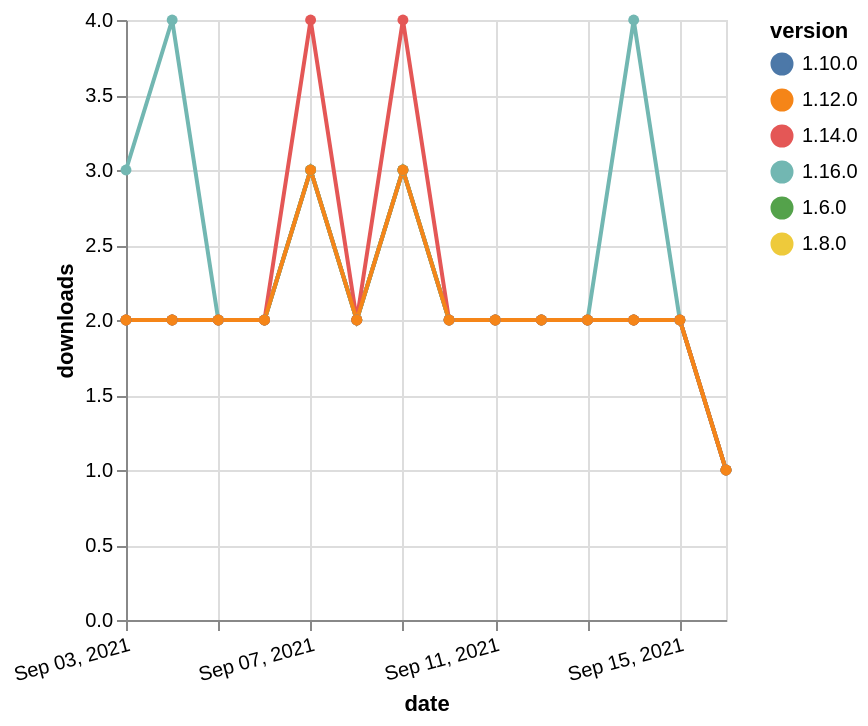

Write the Vega-Lite specification saved for this chart.
### Vega-Lite specification from a JSON file in a GitHub repository (floating-point values rounded to 4 significant figures)
{"$schema": "https://vega.github.io/schema/vega-lite/v5.json", "description": "A simple bar chart with embedded data.", "data": {"values": [{"date": "2021-09-03", "total": 2052, "delta": 2, "version": "1.6.0"}, {"date": "2021-09-04", "total": 2054, "delta": 2, "version": "1.6.0"}, {"date": "2021-09-05", "total": 2056, "delta": 2, "version": "1.6.0"}, {"date": "2021-09-06", "total": 2058, "delta": 2, "version": "1.6.0"}, {"date": "2021-09-07", "total": 2061, "delta": 3, "version": "1.6.0"}, {"date": "2021-09-08", "total": 2063, "delta": 2, "version": "1.6.0"}, {"date": "2021-09-09", "total": 2066, "delta": 3, "version": "1.6.0"}, {"date": "2021-09-10", "total": 2068, "delta": 2, "version": "1.6.0"}, {"date": "2021-09-11", "total": 2070, "delta": 2, "version": "1.6.0"}, {"date": "2021-09-12", "total": 2072, "delta": 2, "version": "1.6.0"}, {"date": "2021-09-13", "total": 2074, "delta": 2, "version": "1.6.0"}, {"date": "2021-09-14", "total": 2076, "delta": 2, "version": "1.6.0"}, {"date": "2021-09-15", "total": 2078, "delta": 2, "version": "1.6.0"}, {"date": "2021-09-16", "total": 2079, "delta": 1, "version": "1.6.0"}, {"date": "2021-09-03", "total": 1637, "delta": 2, "version": "1.8.0"}, {"date": "2021-09-04", "total": 1639, "delta": 2, "version": "1.8.0"}, {"date": "2021-09-05", "total": 1641, "delta": 2, "version": "1.8.0"}, {"date": "2021-09-06", "total": 1643, "delta": 2, "version": "1.8.0"}, {"date": "2021-09-07", "total": 1646, "delta": 3, "version": "1.8.0"}, {"date": "2021-09-08", "total": 1648, "delta": 2, "version": "1.8.0"}, {"date": "2021-09-09", "total": 1651, "delta": 3, "version": "1.8.0"}, {"date": "2021-09-10", "total": 1653, "delta": 2, "version": "1.8.0"}, {"date": "2021-09-11", "total": 1655, "delta": 2, "version": "1.8.0"}, {"date": "2021-09-12", "total": 1657, "delta": 2, "version": "1.8.0"}, {"date": "2021-09-13", "total": 1659, "delta": 2, "version": "1.8.0"}, {"date": "2021-09-14", "total": 1661, "delta": 2, "version": "1.8.0"}, {"date": "2021-09-15", "total": 1663, "delta": 2, "version": "1.8.0"}, {"date": "2021-09-16", "total": 1664, "delta": 1, "version": "1.8.0"}, {"date": "2021-09-03", "total": 1471, "delta": 2, "version": "1.10.0"}, {"date": "2021-09-04", "total": 1473, "delta": 2, "version": "1.10.0"}, {"date": "2021-09-05", "total": 1475, "delta": 2, "version": "1.10.0"}, {"date": "2021-09-06", "total": 1477, "delta": 2, "version": "1.10.0"}, {"date": "2021-09-07", "total": 1480, "delta": 3, "version": "1.10.0"}, {"date": "2021-09-08", "total": 1482, "delta": 2, "version": "1.10.0"}, {"date": "2021-09-09", "total": 1485, "delta": 3, "version": "1.10.0"}, {"date": "2021-09-10", "total": 1487, "delta": 2, "version": "1.10.0"}, {"date": "2021-09-11", "total": 1489, "delta": 2, "version": "1.10.0"}, {"date": "2021-09-12", "total": 1491, "delta": 2, "version": "1.10.0"}, {"date": "2021-09-13", "total": 1493, "delta": 2, "version": "1.10.0"}, {"date": "2021-09-14", "total": 1495, "delta": 2, "version": "1.10.0"}, {"date": "2021-09-15", "total": 1497, "delta": 2, "version": "1.10.0"}, {"date": "2021-09-16", "total": 1498, "delta": 1, "version": "1.10.0"}, {"date": "2021-09-03", "total": 228, "delta": 3, "version": "1.16.0"}, {"date": "2021-09-04", "total": 232, "delta": 4, "version": "1.16.0"}, {"date": "2021-09-05", "total": 234, "delta": 2, "version": "1.16.0"}, {"date": "2021-09-06", "total": 236, "delta": 2, "version": "1.16.0"}, {"date": "2021-09-07", "total": 239, "delta": 3, "version": "1.16.0"}, {"date": "2021-09-08", "total": 241, "delta": 2, "version": "1.16.0"}, {"date": "2021-09-09", "total": 244, "delta": 3, "version": "1.16.0"}, {"date": "2021-09-10", "total": 246, "delta": 2, "version": "1.16.0"}, {"date": "2021-09-11", "total": 248, "delta": 2, "version": "1.16.0"}, {"date": "2021-09-12", "total": 250, "delta": 2, "version": "1.16.0"}, {"date": "2021-09-13", "total": 252, "delta": 2, "version": "1.16.0"}, {"date": "2021-09-14", "total": 256, "delta": 4, "version": "1.16.0"}, {"date": "2021-09-15", "total": 258, "delta": 2, "version": "1.16.0"}, {"date": "2021-09-16", "total": 259, "delta": 1, "version": "1.16.0"}, {"date": "2021-09-03", "total": 698, "delta": 2, "version": "1.14.0"}, {"date": "2021-09-04", "total": 700, "delta": 2, "version": "1.14.0"}, {"date": "2021-09-05", "total": 702, "delta": 2, "version": "1.14.0"}, {"date": "2021-09-06", "total": 704, "delta": 2, "version": "1.14.0"}, {"date": "2021-09-07", "total": 708, "delta": 4, "version": "1.14.0"}, {"date": "2021-09-08", "total": 710, "delta": 2, "version": "1.14.0"}, {"date": "2021-09-09", "total": 714, "delta": 4, "version": "1.14.0"}, {"date": "2021-09-10", "total": 716, "delta": 2, "version": "1.14.0"}, {"date": "2021-09-11", "total": 718, "delta": 2, "version": "1.14.0"}, {"date": "2021-09-12", "total": 720, "delta": 2, "version": "1.14.0"}, {"date": "2021-09-13", "total": 722, "delta": 2, "version": "1.14.0"}, {"date": "2021-09-14", "total": 724, "delta": 2, "version": "1.14.0"}, {"date": "2021-09-15", "total": 726, "delta": 2, "version": "1.14.0"}, {"date": "2021-09-16", "total": 727, "delta": 1, "version": "1.14.0"}, {"date": "2021-09-03", "total": 1014, "delta": 2, "version": "1.12.0"}, {"date": "2021-09-04", "total": 1016, "delta": 2, "version": "1.12.0"}, {"date": "2021-09-05", "total": 1018, "delta": 2, "version": "1.12.0"}, {"date": "2021-09-06", "total": 1020, "delta": 2, "version": "1.12.0"}, {"date": "2021-09-07", "total": 1023, "delta": 3, "version": "1.12.0"}, {"date": "2021-09-08", "total": 1025, "delta": 2, "version": "1.12.0"}, {"date": "2021-09-09", "total": 1028, "delta": 3, "version": "1.12.0"}, {"date": "2021-09-10", "total": 1030, "delta": 2, "version": "1.12.0"}, {"date": "2021-09-11", "total": 1032, "delta": 2, "version": "1.12.0"}, {"date": "2021-09-12", "total": 1034, "delta": 2, "version": "1.12.0"}, {"date": "2021-09-13", "total": 1036, "delta": 2, "version": "1.12.0"}, {"date": "2021-09-14", "total": 1038, "delta": 2, "version": "1.12.0"}, {"date": "2021-09-15", "total": 1040, "delta": 2, "version": "1.12.0"}, {"date": "2021-09-16", "total": 1041, "delta": 1, "version": "1.12.0"}]}, "width": "container", "mark": {"type": "line", "point": {"filled": true}}, "encoding": {"x": {"field": "date", "type": "temporal", "timeUnit": "yearmonthdate", "title": "date", "axis": {"labelAngle": -15}}, "y": {"field": "delta", "type": "quantitative", "title": "downloads"}, "color": {"field": "version", "type": "nominal"}, "tooltip": {"field": "delta"}}}
